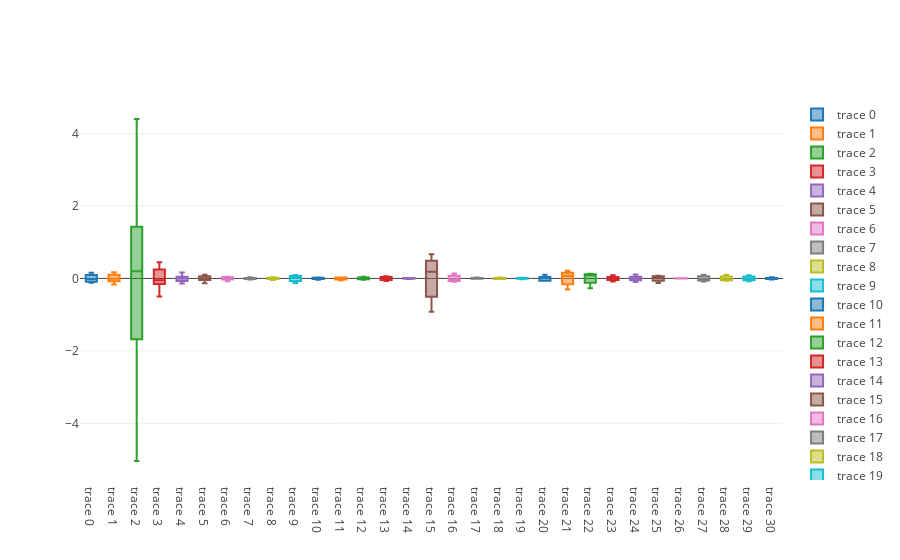

Notebook source saved alongside this figure:
### Markdown cell above
## Quadratic regression for females

### Code cell
model_quad = Pipeline([('poly', PolynomialFeatures(degree=2)),('linear', LinearRegression(fit_intercept=False))])

residuals_quad = []
quad_coefs = []
for y in female_testosterones:
    x = np.arange(len(y))
    model_quad = model_quad.fit(np.arange(len(y))[:, np.newaxis], y)
    y_hat_quad = model_quad.named_steps['linear'].coef_[0] + model_quad.named_steps['linear'].coef_[1] * x + model_quad.named_steps['linear'].coef_[2] * (x** 2)
    residual_quad = y - y_hat_quad
    quad_coefs.append(model_quad.named_steps['linear'].coef_) 
    residuals_quad.append(residual_quad)

data = [go.Box(y=residual_quad, hoverinfo=residual_quad.index[0]) for residual_quad in residuals_quad]
iplot(data)

### Figure 1 — Plotly figure (JSON) as saved in the notebook; plotly's stock layout.template omitted (floating-point values rounded to 4 significant figures)
{"data": [{"hoverinfo": 69, "type": "box", "y": [0.0969, 0.06257, 0.009807, -0.0614, -0.121, -0.1191, -0.08566, -0.1206, 0.09598, 0.1541, 0.1339, 0.07513, -0.01203, -0.09763, 0.1183, -0.04414, -0.08506]}, {"hoverinfo": 70, "type": "box", "y": [0.09778, -0.07249, -0.007872, 0.01164, -0.104, -0.1647, 0.03949, 0.1186, 0.1725, 0.1113, -0.00492, -0.0663, -0.07279, -0.1044, -0.1211, 0.1271, 0.04013]}, {"hoverinfo": 80, "type": "box", "y": [-1.528, 0.2019, 1.172, 1.403, 1.495, 0.03603, -2.142, -5.04, 4.402]}, {"hoverinfo": 83, "type": "box", "y": [-0.4955, -0.1503, 0.2471, 0.2466, 0.2882, 0.282, 0.1979, 0.07592, -0.0839, -0.05158, -0.2571, -0.4005, -0.1418, -0.1509, -0.0579, 0.00725, 0.4445]}, {"hoverinfo": 88, "type": "box", "y": [0.04065, 0.00664, -0.03762, 0.007874, -0.09688, -0.1419, 0.1629, 0.1474, 0.05161, -0.01439, -0.09064, -0.1171, -0.04388, 0.1391, 0.03189, -0.0456]}, {"hoverinfo": 98, "type": "box", "y": [-0.01571, -0.003143, 0.1037, -0.1351, 0.05029]}, {"hoverinfo": 104, "type": "box", "y": [-0.01429, 0.01314, 0.04629, -0.07486, 0.02971]}, {"hoverinfo": 105, "type": "box", "y": [0.01029, -0.03114, 0.03171, -0.01114, 0.0002857]}, {"hoverinfo": 106, "type": "box", "y": [-0.003143, -0.005429, 0.03514, -0.04143, 0.01486]}, {"hoverinfo": 108, "type": "box", "y": [-0.05029, 0.09314, 0.02229, -0.1229, 0.05771]}, {"hoverinfo": 110, "type": "box", "y": [-0.006857, 0.02543, -0.03514, 0.02143, -0.004857]}, {"hoverinfo": 117, "type": "box", "y": [-0.01714, 0.02857, 0.01714, -0.05143, 0.02286]}, {"hoverinfo": 118, "type": "box", "y": [-0.02171, 0.04686, -0.01029, -0.03314, 0.01829]}, {"hoverinfo": 119, "type": "box", "y": [-0.03114, 0.05857, 0.01114, -0.07343, 0.03486]}, {"hoverinfo": 120, "type": "box", "y": [-0.002, 0.01, -0.018, 0.014, -0.004]}, {"hoverinfo": 128, "type": "box", "y": [-0.366, 0.67, 0.186, -0.918, 0.428]}, {"hoverinfo": 130, "type": "box", "y": [-0.062, 0.134, -0.03, -0.094, 0.052]}, {"hoverinfo": 131, "type": "box", "y": [-0.01057, 0.02429, -0.009429, -0.01171, 0.007429]}, {"hoverinfo": 134, "type": "box", "y": [0.004286, -0.01714, 0.02571, -0.01714, 0.004286]}, {"hoverinfo": 136, "type": "box", "y": [-0.002857, -0.0005714, 0.01886, -0.02457, 0.009143]}, {"hoverinfo": 140, "type": "box", "y": [0.01657, -0.06629, 0.09943, -0.06629, 0.01657]}, {"hoverinfo": 141, "type": "box", "y": [-0.1163, 0.2091, 0.07029, -0.3029, 0.1397]}, {"hoverinfo": 142, "type": "box", "y": [-0.07057, 0.09829, 0.1286, -0.2697, 0.1134]}, {"hoverinfo": 144, "type": "box", "y": [0.002571, 0.02371, -0.08657, 0.09171, -0.03143]}, {"hoverinfo": 145, "type": "box", "y": [0.004571, 0.02371, -0.09857, 0.1077, -0.03743]}, {"hoverinfo": 155, "type": "box", "y": [-0.04429, 0.07714, 0.03429, -0.1229, 0.05571]}, {"hoverinfo": 157, "type": "box", "y": [0.0015, -0.0045, 0.0045, -0.0015]}, {"hoverinfo": 158, "type": "box", "y": [-0.04971, 0.1049, -0.01629, -0.08314, 0.04429]}, {"hoverinfo": 159, "type": "box", "y": [-0.04629, 0.1031, -0.03171, -0.06086, 0.03571]}, {"hoverinfo": 160, "type": "box", "y": [-0.04343, 0.08971, -0.008571, -0.07829, 0.04057]}, {"hoverinfo": 161, "type": "box", "y": [0.001143, -0.01257, 0.03086, -0.02857, 0.009143]}], "layout": {}}
